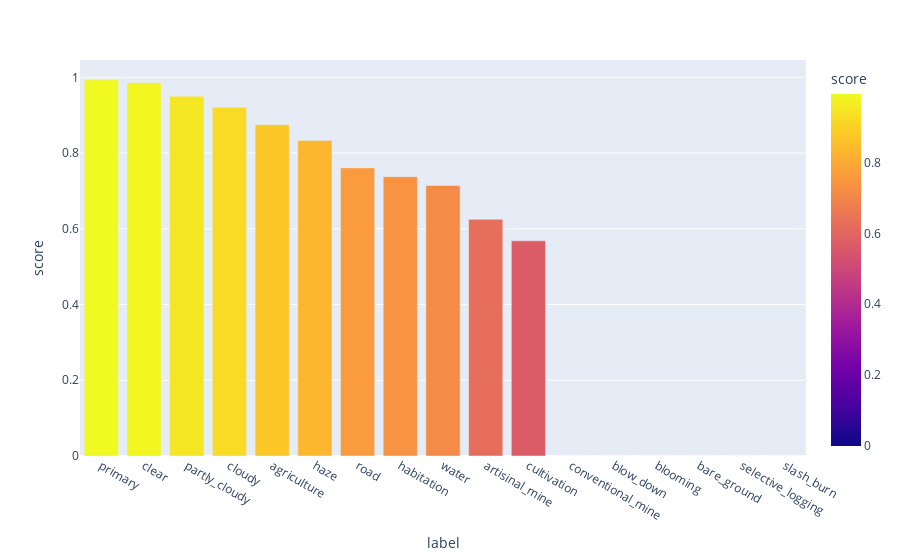

The notebook cell saved with this chart:
### Code cell
class_scores = {}
classes = encoder.classes_
for jdx in range(Y_val.shape[1]):
    y_val = Y_val[:, jdx].ravel()
    y_hat_val = (Y_hat_val[:, jdx].ravel() > threshs[jdx]).astype(float)
    score = fbeta_score(y_val, y_hat_val, beta=2)
    class_scores[classes[jdx]] = round(score, 4)

df_score = pd.DataFrame(dict(
    label=list(class_scores.keys()), score=list(class_scores.values()),
)).sort_values("score", ascending=False)
fig = px.bar(df_score, x="label", y="score", color="score")
fig.show()

### Figure 1 — Plotly figure (JSON) as saved in the notebook; plotly's stock layout.template omitted (floating-point values rounded to 4 significant figures)
{"data": [{"alignmentgroup": "True", "hovertemplate": "label=%{x}<br>score=%{marker.color}<extra></extra>", "legendgroup": "", "marker": {"color": [0.9935, 0.9857, 0.95, 0.9211, 0.875, 0.8333, 0.7609, 0.7377, 0.7143, 0.625, 0.5682, 0, 0, 0, 0, 0, 0], "coloraxis": "coloraxis", "pattern": {"shape": ""}}, "name": "", "offsetgroup": "", "orientation": "v", "showlegend": false, "textposition": "auto", "type": "bar", "x": ["primary", "clear", "partly_cloudy", "cloudy", "agriculture", "haze", "road", "habitation", "water", "artisinal_mine", "cultivation", "conventional_mine", "blow_down", "blooming", "bare_ground", "selective_logging", "slash_burn"], "xaxis": "x", "y": [0.9935, 0.9857, 0.95, 0.9211, 0.875, 0.8333, 0.7609, 0.7377, 0.7143, 0.625, 0.5682, 0, 0, 0, 0, 0, 0], "yaxis": "y"}], "layout": {"barmode": "relative", "coloraxis": {"colorbar": {"title": {"text": "score"}}, "colorscale": [[0, "#0d0887"], [0.1111, "#46039f"], [0.2222, "#7201a8"], [0.3333, "#9c179e"], [0.4444, "#bd3786"], [0.5556, "#d8576b"], [0.6667, "#ed7953"], [0.7778, "#fb9f3a"], [0.8889, "#fdca26"], [1, "#f0f921"]]}, "legend": {"tracegroupgap": 0}, "margin": {"t": 60}, "xaxis": {"anchor": "y", "domain": [0, 1], "title": {"text": "label"}}, "yaxis": {"anchor": "x", "domain": [0, 1], "title": {"text": "score"}}}}
